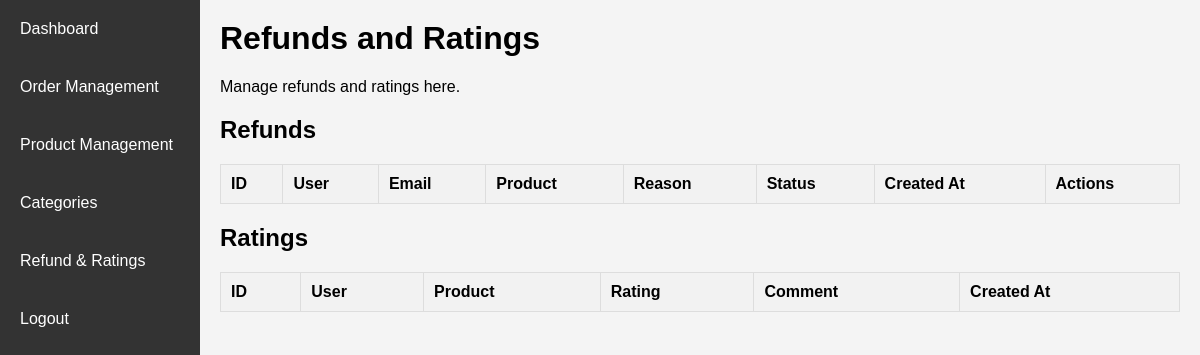
The app's page /RefundAndRatings.php (signed in), older data.
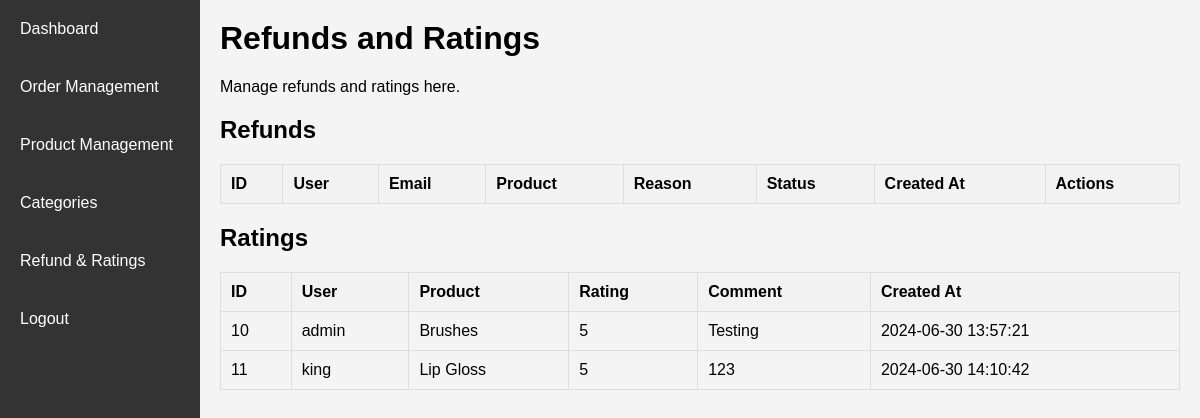
The same page, newer data.
### tables this page shows
CREATE TABLE `ratings` (
  `id` int(11) NOT NULL,
  `product_id` int(11) NOT NULL,
  `user_id` int(11) NOT NULL,
  `rating` int(11) NOT NULL,
  `comment` text DEFAULT NULL,
  `created_at` timestamp NOT NULL DEFAULT current_timestamp(),
  `order_id` int(11) NOT NULL
);

CREATE TABLE `users` (
  `id` int(11) NOT NULL,
  `username` varchar(50) NOT NULL,
  `password` varchar(255) NOT NULL,
  `salt` varchar(255) DEFAULT NULL,
  `email` varchar(100) DEFAULT NULL,
  `created_at` timestamp NOT NULL DEFAULT current_timestamp(),
  `last_login` timestamp NULL DEFAULT NULL,
  `status` enum('active','inactive','suspended') DEFAULT 'active',
  `role` enum('customer','seller','admin') NOT NULL DEFAULT 'customer'
);

CREATE TABLE `products` (
  `id` int(11) NOT NULL,
  `name` varchar(255) NOT NULL,
  `description` text DEFAULT NULL,
  `price` decimal(10,2) NOT NULL,
  `category_id` int(11) DEFAULT NULL,
  `image` varchar(255) DEFAULT NULL,
  `stock_quantity` int(11) DEFAULT 0,
  `status` enum('active','inactive') DEFAULT 'active',
  `created_at` timestamp NOT NULL DEFAULT current_timestamp(),
  `updated_at` timestamp NOT NULL DEFAULT current_timestamp() ON UPDATE current_timestamp(),
  `avg_rating` float DEFAULT 0,
  `num_sold` int(11) DEFAULT 0
);

### RefundAndRatings.php (the view, shortened to what this page needs)
<?php
include 'db.php';
$ratings_query = "
    SELECT ratings.*, users.username, products.name AS product_name
    FROM ratings
    JOIN users ON ratings.user_id = users.id
    JOIN products ON ratings.product_id = products.id
";
$ratings_result = $conn->query($ratings_query);
?>
<!DOCTYPE html>
<html lang="en">
<head>
    <link rel="stylesheet" href="css/RefundAndRatings.css">
</head>
<body>
<div class="admin-container">
    <div class="admin-sidebar">
        <ul>
            <li><a href="admin.php">Dashboard</a></li>
            <li><a href="OrderManagement.php">Order Management</a></li>
            <li><a href="ProductManagement.php">Product Management</a></li>
            <li><a href="Categories.php">Categories</a></li>
            <li><a href="RefundAndRatings.php">Refund & Ratings</a></li>
            <li><a href="logout.php">Logout</a></li>
        </ul>
    </div>
    <div class="admin-main">
        <div class="admin-header">
            <h1>Refunds and Ratings</h1>
            <p>Manage refunds and ratings here.</p>
        </div>
<div class="admin-section">
    <h2>Refunds</h2>
    <table>
        <thead>
            <tr>
                <th>ID</th>
                <th>User</th>
                <th>Email</th>
                <th>Product</th>
                <th>Reason</th>
                <th>Status</th>
                <th>Created At</th>
                <th>Actions</th>
            </tr>
        </thead>
    </table>
</div>
<div class="admin-section">
    <h2>Ratings</h2>
    <table>
        <thead>
            <tr>
                <th>ID</th>
                <th>User</th>
                <th>Product</th>
                <th>Rating</th>
                <th>Comment</th>
                <th>Created At</th>
            </tr>
        </thead>
        <tbody>
            <?php while ($row = $ratings_result->fetch_assoc()): ?>
            <tr>
                <td><?= htmlspecialchars($row['id']) ?></td>
                <td><?= htmlspecialchars($row['username']) ?></td>
                <td><?= htmlspecialchars($row['product_name']) ?></td>
                <td><?= htmlspecialchars($row['rating']) ?></td>
                <td><?= htmlspecialchars($row['comment']) ?></td>
                <td><?= htmlspecialchars($row['created_at']) ?></td>
            </tr>
            <?php endwhile; ?>
        </tbody>
    </table>
</div>
</div>
</div>
</body>
</html>

Row changes from the older to the newer data that the page shows:
added ratings: id "10", user.username "admin", product.name "Brushes", rating "5", comment "Testing", created_at "2024-06-30 13:57:21"
added ratings: id "11", user.username "king", product.name "Lip Gloss", rating "5", comment "123", created_at "2024-06-30 14:10:42"
